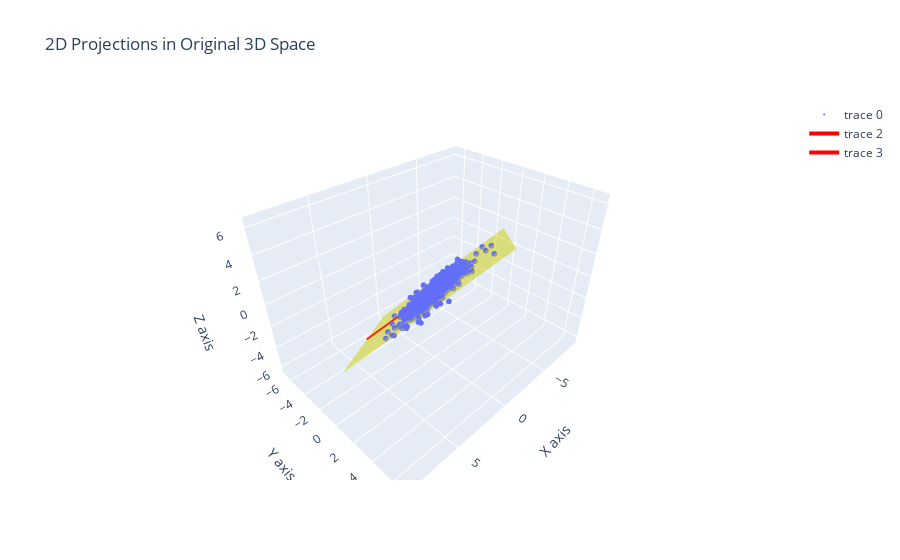

The notebook cell saved with this chart:
### Code cell
import plotly.graph_objects as go
import numpy as np

# Assuming 'U' is the matrix of principal components from SVD
# 'samples' contains the original 3D data
# 'projected_samples' contains the samples projected onto the first two principal components
# projected_samples = np.dot(samples, U[:, :2])

# Mean of the original samples for the base point of the principal axes
mean_sample = np.mean(samples, axis=0)

# Extend the projected samples back to 3D space in the plane of the first two principal components
extended_samples = np.dot(projected_samples, U[:, :2].T) + mean_sample

# Create a trace for the extended samples
scatter = go.Scatter3d(
    x=extended_samples[:, 0], 
    y=extended_samples[:, 1], 
    z=extended_samples[:, 2], 
    mode='markers',
    marker=dict(size=2)
)

# Create traces for the principal axes
axes = []
for i in range(2):
    axis = U[:, i] * max(S)
    axes.append(go.Scatter3d(
        x=[mean_sample[0], mean_sample[0] + axis[0]],
        y=[mean_sample[1], mean_sample[1] + axis[1]],
        z=[mean_sample[2], mean_sample[2] + axis[2]],
        mode='lines',
        line=dict(color='red', width=4)
    ))

# Creating a mesh for the projected plane
# Define the corner points of the mesh grid
corner_points = np.array([
    mean_sample + U[:, 0] * max(S) + U[:, 1] * max(S),
    mean_sample - U[:, 0] * max(S) + U[:, 1] * max(S),
    mean_sample - U[:, 0] * max(S) - U[:, 1] * max(S),
    mean_sample + U[:, 0] * max(S) - U[:, 1] * max(S)
])

# Create a trace for the plane
plane = go.Mesh3d(
    x=corner_points[:, 0],
    y=corner_points[:, 1],
    z=corner_points[:, 2],
    opacity=0.5,
    color='yellow'
)

# Define the layout
layout = go.Layout(
    title='2D Projections in Original 3D Space',
    scene=dict(
        xaxis_title='X axis',
        yaxis_title='Y axis',
        zaxis_title='Z axis'
    )
)

# Combine traces and layout into a figure
fig = go.Figure(data=[scatter, plane] + axes, layout=layout)

# Show the plot
fig.show()

### Figure 1 — Plotly figure (JSON) as saved in the notebook; plotly's stock layout.template omitted (floating-point values rounded to 4 significant figures; data arrays with more than 128 entries replaced by an {"elided": "..."} marker saying what was removed)
{"data": [{"marker": {"size": 2}, "mode": "markers", "type": "scatter3d", "x": {"elided": "1000 float values"}, "y": {"elided": "1000 float values"}, "z": {"elided": "1000 float values"}}, {"color": "yellow", "opacity": 0.5, "type": "mesh3d", "x": [-0.2289, 9.065, 0.2512, -9.042], "y": [-6.65, 0.985, 6.752, -0.8836], "z": [-6.294, -1.334, 6.303, 1.343]}, {"line": {"color": "red", "width": 4}, "mode": "lines", "type": "scatter3d", "x": [0.01118, -4.636], "y": [0.05072, -3.767], "z": [0.004499, -2.475]}, {"line": {"color": "red", "width": 4}, "mode": "lines", "type": "scatter3d", "x": [0.01118, 4.418], "y": [0.05072, -2.833], "z": [0.004499, -3.814]}], "layout": {"scene": {"xaxis": {"title": {"text": "X axis"}}, "yaxis": {"title": {"text": "Y axis"}}, "zaxis": {"title": {"text": "Z axis"}}}, "title": {"text": "2D Projections in Original 3D Space"}}}
